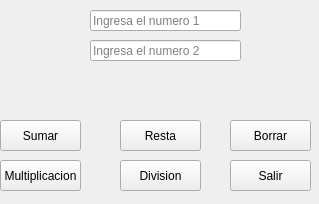
<?xml version="1.0" encoding="UTF-8"?>
<ui version="4.0">
 <class>Form</class>
 <widget class="QWidget" name="Form">
  <property name="geometry">
   <rect>
    <x>0</x>
    <y>0</y>
    <width>319</width>
    <height>204</height>
   </rect>
  </property>
  <property name="windowTitle">
   <string>Form</string>
  </property>
  <widget class="QPushButton" name="sumar">
   <property name="geometry">
    <rect>
     <x>0</x>
     <y>120</y>
     <width>81</width>
     <height>31</height>
    </rect>
   </property>
   <property name="text">
    <string>Sumar</string>
   </property>
  </widget>
  <widget class="QPushButton" name="borrar">
   <property name="geometry">
    <rect>
     <x>230</x>
     <y>120</y>
     <width>81</width>
     <height>31</height>
    </rect>
   </property>
   <property name="text">
    <string>Borrar</string>
   </property>
  </widget>
  <widget class="QLineEdit" name="num1">
   <property name="geometry">
    <rect>
     <x>90</x>
     <y>10</y>
     <width>151</width>
     <height>21</height>
    </rect>
   </property>
   <property name="font">
    <font>
     <weight>50</weight>
     <bold>false</bold>
    </font>
   </property>
   <property name="layoutDirection">
    <enum>Qt::LeftToRight</enum>
   </property>
   <property name="autoFillBackground">
    <bool>false</bool>
   </property>
   <property name="inputMask">
    <string/>
   </property>
   <property name="text">
    <string/>
   </property>
   <property name="dragEnabled">
    <bool>false</bool>
   </property>
   <property name="placeholderText">
    <string>Ingresa el numero 1</string>
   </property>
   <property name="cursorMoveStyle">
    <enum>Qt::LogicalMoveStyle</enum>
   </property>
  </widget>
  <widget class="QLineEdit" name="num2">
   <property name="geometry">
    <rect>
     <x>90</x>
     <y>40</y>
     <width>151</width>
     <height>21</height>
    </rect>
   </property>
   <property name="placeholderText">
    <string>Ingresa el numero 2</string>
   </property>
  </widget>
  <widget class="QLabel" name="label">
   <property name="geometry">
    <rect>
     <x>10</x>
     <y>70</y>
     <width>291</width>
     <height>31</height>
    </rect>
   </property>
   <property name="font">
    <font>
     <pointsize>10</pointsize>
     <weight>75</weight>
     <bold>true</bold>
    </font>
   </property>
   <property name="text">
    <string/>
   </property>
   <property name="scaledContents">
    <bool>false</bool>
   </property>
   <property name="alignment">
    <set>Qt::AlignCenter</set>
   </property>
  </widget>
  <widget class="QPushButton" name="sumar_2">
   <property name="geometry">
    <rect>
     <x>230</x>
     <y>160</y>
     <width>81</width>
     <height>31</height>
    </rect>
   </property>
   <property name="text">
    <string>Salir</string>
   </property>
  </widget>
  <widget class="QPushButton" name="multi">
   <property name="geometry">
    <rect>
     <x>0</x>
     <y>160</y>
     <width>81</width>
     <height>31</height>
    </rect>
   </property>
   <property name="text">
    <string>Multiplicacion</string>
   </property>
  </widget>
  <widget class="QPushButton" name="resta">
   <property name="geometry">
    <rect>
     <x>120</x>
     <y>120</y>
     <width>81</width>
     <height>31</height>
    </rect>
   </property>
   <property name="text">
    <string>Resta</string>
   </property>
  </widget>
  <widget class="QPushButton" name="division">
   <property name="geometry">
    <rect>
     <x>120</x>
     <y>160</y>
     <width>81</width>
     <height>31</height>
    </rect>
   </property>
   <property name="text">
    <string>Division</string>
   </property>
  </widget>
  <widget class="QLabel" name="calcu2">
   <property name="geometry">
    <rect>
     <x>10</x>
     <y>20</y>
     <width>51</width>
     <height>41</height>
    </rect>
   </property>
   <property name="text">
    <string/>
   </property>
   <property name="pixmap">
    <pixmap>CALCU.ICO</pixmap>
   </property>
   <property name="scaledContents">
    <bool>true</bool>
   </property>
  </widget>
  <widget class="QLabel" name="calcu1">
   <property name="geometry">
    <rect>
     <x>260</x>
     <y>20</y>
     <width>51</width>
     <height>41</height>
    </rect>
   </property>
   <property name="text">
    <string/>
   </property>
   <property name="pixmap">
    <pixmap>CALCU.ICO</pixmap>
   </property>
   <property name="scaledContents">
    <bool>true</bool>
   </property>
  </widget>
 </widget>
 <resources/>
 <connections>
  <connection>
   <sender>borrar</sender>
   <signal>clicked()</signal>
   <receiver>num1</receiver>
   <slot>clear()</slot>
   <hints>
    <hint type="sourcelabel">
     <x>230</x>
     <y>150</y>
    </hint>
    <hint type="destinationlabel">
     <x>91</x>
     <y>30</y>
    </hint>
   </hints>
  </connection>
  <connection>
   <sender>borrar</sender>
   <signal>clicked()</signal>
   <receiver>num2</receiver>
   <slot>clear()</slot>
   <hints>
    <hint type="sourcelabel">
     <x>230</x>
     <y>150</y>
    </hint>
    <hint type="destinationlabel">
     <x>99</x>
     <y>60</y>
    </hint>
   </hints>
  </connection>
  <connection>
   <sender>sumar_2</sender>
   <signal>clicked()</signal>
   <receiver>Form</receiver>
   <slot>close()</slot>
   <hints>
    <hint type="sourcelabel">
     <x>286</x>
     <y>190</y>
    </hint>
    <hint type="destinationlabel">
     <x>318</x>
     <y>198</y>
    </hint>
   </hints>
  </connection>
  <connection>
   <sender>borrar</sender>
   <signal>clicked()</signal>
   <receiver>label</receiver>
   <slot>clear()</slot>
   <hints>
    <hint type="sourcelabel">
     <x>257</x>
     <y>129</y>
    </hint>
    <hint type="destinationlabel">
     <x>181</x>
     <y>79</y>
    </hint>
   </hints>
  </connection>
 </connections>
</ui>
